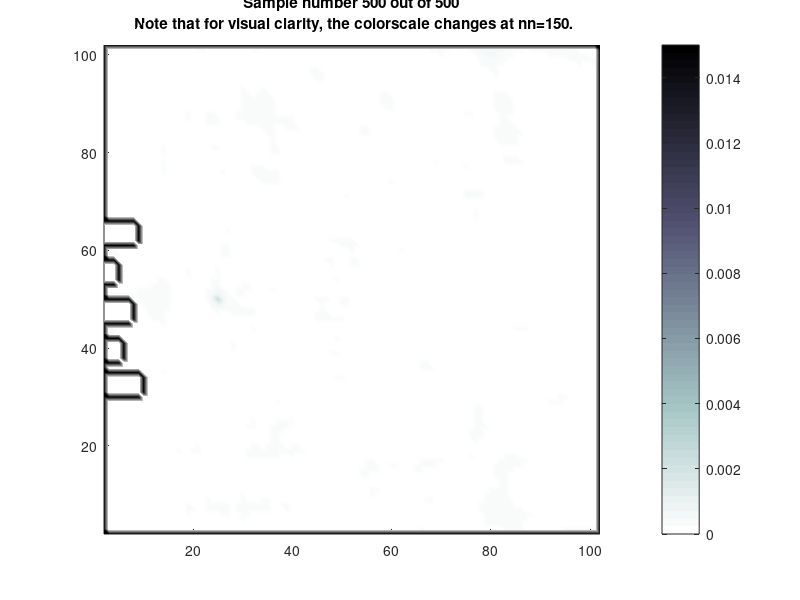

Write MATLAB code to recreate this figure.
%% **************************************************
%
% Example 3D-FDTD code to simulate scattering
%
% v1.0 - July 2015
%
% Jonathan Sheaffer, Ben-Gurion University, Israel
% Trevor Cox, University of Salford, UK
%


clear
close
clc

%% ************************************************** 
% DEFINE SIMULATION PARAMETERS
%
roomDims = [6,6,4];        % Room dimensions [Lx, Ly, Lz] in meters
srcPos = [3,1.5,2];        % Source position [x,y,z] in meters 

fs=10000;                  % Sample rate (Hz)
lam=sqrt(1/3);             % Courant number
c=343.5;                   % Speed of sound in air
simLength = 0.05;          % Simulation length (seconds)
ra = 1e-10;                % Admittance of rigid materials

T=1/fs;                    % (temporal) sample period
X=c*T/lam;                 % (spatial) sample period

maxc = 0.03;               % caxis limits (for visualisation only)

roomDimsD = round(roomDims/X)+2;    % Room dimensions [Nx,Ny,Nz] in nodes
srcPosD = round(srcPos/X);          % Discrete source position
maxN = round(simLength/T);

%% **************************************************
% DESIGN EXCITATION FUNCTION
%
% We design a simple Gaussian pulse, and pass it through a 
% DC blocking filter (to avoid exciting near zero frequency)
%
fc = 0.075;     % Cutoff frequency (normalised 0.5=nyquist)
n0 = 30;        % Initial delay (samples)
sigma=sqrt(2*log(2))/(2*pi*(fc/T));
n=0:maxN;
srcFn=exp(-T^2*(n-n0).^2/(2*sigma^2));
srcFn=filter([1 -1], [1 -0.995], srcFn); % DC Blocker

%% **************************************************
% ALLOCATE MATRICES
%
p = zeros([roomDimsD 3]);   % Pressure matrix (Nx x Ny x Nz x 3)
                            % Fourth dimension is discrete time
                            % (:,:,:,1) is (n+1)
                            % (:,:,:,2) is (n)
                            % (:,:,:,3) is (n-1)
                            
K = zeros(roomDimsD);       % Node classification mask
                            % 6 = air, 5 = surface, 4 = edge, 3 = corner
                            % All nodes are air by default
                            
beta = ones(roomDimsD)*ra;  % Boundary admittance mask
                            % default is rigid material ("ra")
                            
% Define shift vectors
ll=2:roomDimsD(1)-1;
mm=2:roomDimsD(2)-1;
ii=2:roomDimsD(3)-1;

%% **************************************************
% DEFINE BOUNDARY CONDITIONS
%



% Walls - absorptive
K(2,:,:)=5;         beta(2,:,:)=0.29;      
K(end-1,:,:)=5;     beta(end-1,:,:)=0.29;
K(:,2,:)=5;         beta(:,2,:)=0.29;
K(:,end-1,:)=5;     beta(:,end-1,:)=0.29; 
K(:,:,2)=5;         beta(:,:,2)=0.29;
K(:,:,end-1)=5;     beta(:,:,end-1)=0.29;

beta(3,:,:)=1;      
beta(end-2,:,:)=1;
beta(:,3,:)=1;
beta(:,end-2,:)=1; 
beta(:,:,2)=3;
beta(:,:,end-2)=1;

K(3:end-2,3:end-2,3:end-2)=6; 

% Scatterer - reflective
K(30:35,2:10,2:end-1)=0;            
K(30,2:10,2:end-1)=5;
K(35,2:10,2:end-1)=5;
K(30:35,10,2:end-1)=5;
K(30:35,2,2:end-1)=5;
K(30,10,2:end-1)=6;
K(35,10,2:end-1)=6;

K(37:42,2:6,2:end-1)=0;            
K(37,2:6,2:end-1)=5;
K(42,2:6,2:end-1)=5;
K(37:42,6,2:end-1)=5;
K(37:42,2,2:end-1)=5;
K(37,6,2:end-1)=6;
K(42,6,2:end-1)=6;

K(45:50,2:8,2:end-1)=0;            
K(45,2:8,2:end-1)=5;
K(50,2:8,2:end-1)=5;
K(45:50,8,2:end-1)=5;
K(45:50,8,2:end-1)=5;
K(45,8,2:end-1)=6;
K(50,8,2:end-1)=6;

K(53:58,2:5,2:end-1)=0;            
K(53,2:5,2:end-1)=5;
K(58,2:5,2:end-1)=5;
K(53:58,5,2:end-1)=5;
K(53:58,5,2:end-1)=5;
K(53,5,2:end-1)=6;
K(58,5,2:end-1)=6;

K(61:66,2:9,2:end-1)=0;            
K(61,2:9,2:end-1)=5;
K(66,2:9,2:end-1)=5;
K(61:66,9,2:end-1)=5;
K(61:66,9,2:end-1)=5;
K(61,9,2:end-1)=6;
K(66,9,2:end-1)=6;


%% **************************************************
% PREPARE SIMULATION
%

% Intermediate boundary matrix
BK = (6-K)*lam.*beta/2;
zero_K=find(K==0);

% Visualisation infrastructure
bv=K(:,:,srcPosD(3)); bv(bv==6)=0;
pl = abs(p(:,:,srcPosD(3),1));
h1=surface(bv); hold on;
h2=pcolor(pl); colormap(flipud(bone)); hold off;
colorbar;
caxis([0 maxc]);
xlim([2 roomDimsD(1)-1]);
ylim([2 roomDimsD(2)-1]);
shading interp;

%% **************************************************
% EXECUTE SIMULATION
%
for nn=2:maxN

    % Update the grid
    p(ll,mm,ii,1) = ((2-K(ll,mm,ii)*lam^2).*p(ll,mm,ii,2) + (BK(ll,mm,ii)-1).*p(ll,mm,ii,3) ...
        + (lam^2) * (p(ll+1,mm,ii,2) + p(ll-1,mm,ii,2) + p(ll,mm+1,ii,2) ...
        + p(ll,mm-1,ii,2) + p(ll,mm,ii+1,2) + p(ll,mm,ii-1,2))) ./ (1+BK(ll,mm,ii));

    % Enforce zero pressure at 'dead spaces' (inside objects)
    p(zero_K)=0;

    % Inject the source (soft source)
    p(srcPosD(1),srcPosD(2),srcPosD(3),2) = p(srcPosD(1),srcPosD(2),srcPosD(3),2) + srcFn(nn);
    
    % Shift matrices in time
    p(:,:,:,3) = p(:,:,:,2);
    p(:,:,:,2) = p(:,:,:,1);
    
    % Visualise in 2D
    % Plane parallel to the floor at the source's height
    % Absolute value of pressure, linear scale
    pl = abs(p(:,:,srcPosD(3),1));
    set(h2,'CData',pl);
    if nn==150, maxc=maxc/2; caxis([0 maxc]); end
    title(sprintf('Sample number %d out of %d\n Note that for visual clarity, the colorscale changes at nn=150.',nn,maxN));
    drawnow;    
end